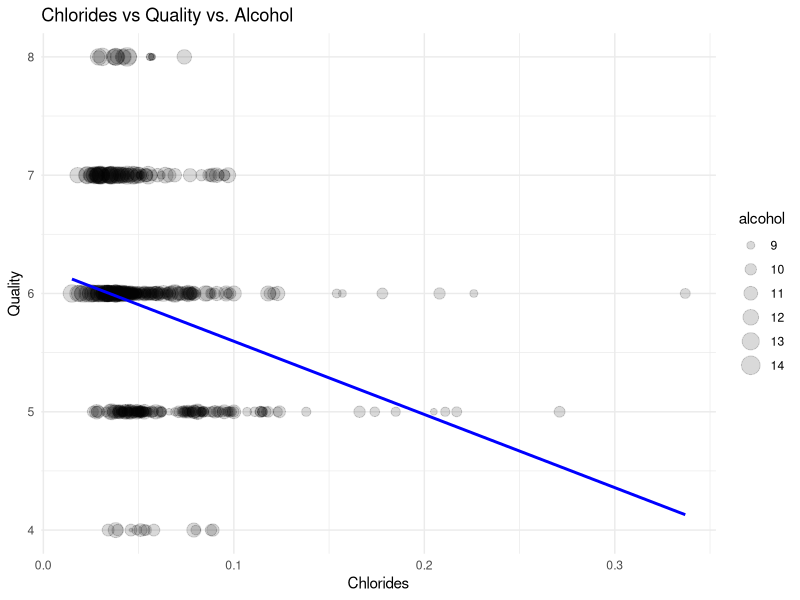

This figure's R source: (Note: this script raises an error after producing the figure.)
#Colin.R
##########################
# Generation of 500 wines form RedWine_Dataset.xlxs
## Requires
### "RedWine_Dataset.xlxs" must exist in the current working directory
## Returns 
### redWineRandom: a sample of 500 random points of data
### randomIndexes: the corresponding random indexes form WineProperties_Red 
## Dependencies
### install.packages("readxl")          // If readxl not installed
library(readxl)

# Clean Console and Environment
rm(list = ls())
cat("\f")

#importing red wine data from excel file
WineProperties_Red <- read_excel("RedWine_DataSet.xlsx")

#Seed for random number generator using pseudo-random number generation which is sufficiently random for our purposes
set.seed(5678)

#Find indexes of the 500 random elements
randomIndexes <- sample(seq_len(nrow(WineProperties_Red)), 500, replace = FALSE)

#Get random data from random index (can choose which data to set after ",")
redWineRandom <- WineProperties_Red[randomIndexes, ]

# Chlorides and Quality linear models
library(ggplot2)

redWine <- subset(redWineRandom, chlorides > 0.15)

# Creation of linear models -- chlorides VS quality) 
QCl_lm <- lm(quality ~ chlorides + alcohol , data = redWine)

print(summary(QCl_lm))
ggplot(redWineRandom, aes(x = chlorides, y = quality)) + 
  geom_point(aes(size = alcohol), alpha = 0.15, color = "black") +
  geom_smooth(method = "lm", se = FALSE, linetype = "solid", color = "blue") +
  labs(title = "Chlorides vs Quality vs. Alcohol", x = "Chlorides", y = "Quality") +
  theme_minimal() 
grid()

##########################
##End Colin.R

